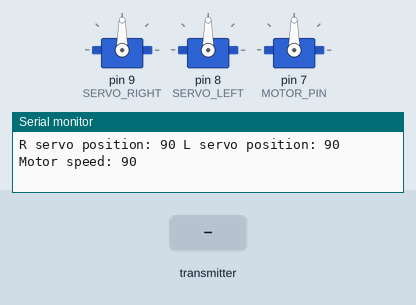
A sketch run on a simulated Arduino Uno, built with avr-gcc and run on an emulated ATmega328P. Shown: 3 × servo, the last lines printed to the serial monitor. The test bench sets the inputs (shaded band).

Above: at 1.2 s.
1.3 s: the transmitter starts sending readChannel.0 = 1000
At 2.5 s:
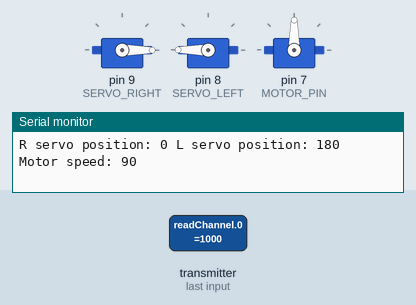
2.8 s: the transmitter starts sending readChannel.2 = 1000
At 3.2 s:
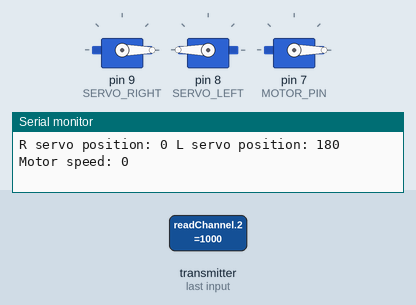
4.3 s: the transmitter starts sending readChannel.0 = 1250
At 5.0 s:
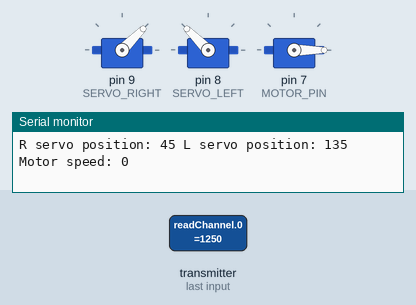
5.8 s: the transmitter starts sending readChannel.2 = 1250
At 6.7 s:
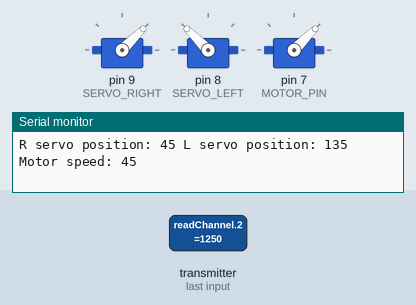
7.3 s: the transmitter starts sending readChannel.0 = 1500
At 7.6 s:
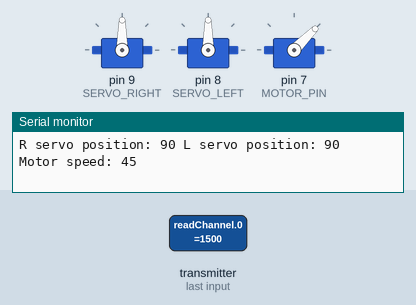
8.8 s: the transmitter starts sending readChannel.2 = 2000
At 9.6 s:
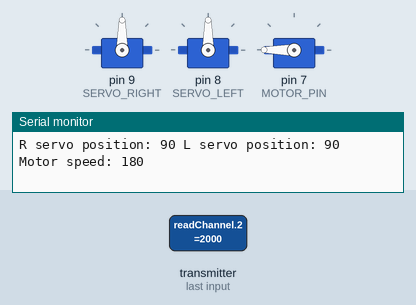
Timing chart, 0 to 11.3 s (numbered marks = the images above; inputs shaded):
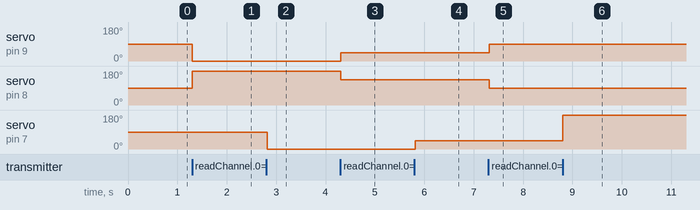

The sketch:

MANUAL_TEST2.ino
```cpp
#include <IBusBM.h>
#include <Servo.h>

#define SERVO_RIGHT 9
#define SERVO_LEFT 8
#define MOTOR_PIN 7 // Define the motor control pin

IBusBM IBus;
Servo ServoRight;
Servo ServoLeft;
Servo Motor; // Create a servo object for the motor (ESC)

int CH1 = 0;
int CH2 = 0;
int CH3 = 0;
int CH4 = 0;
int CH5 = 0;
int CH6 = 0;

void setup() {
  Serial.begin(115200);
  IBus.begin(Serial);
  ServoRight.attach(SERVO_RIGHT);
  ServoLeft.attach(SERVO_LEFT);
  Motor.attach(MOTOR_PIN); // Attach the motor to the control pin
  ServoRight.write(120);
  ServoLeft.write(120);
  Motor.write(0); // Initialize the motor to zero throttle
}

void loop() {
  CH1 = IBus.readChannel(0);
  CH2 = IBus.readChannel(1);
  CH3 = IBus.readChannel(2);
  CH4 = IBus.readChannel(3);
  CH5 = IBus.readChannel(4);
  CH6 = IBus.readChannel(5);

  int servoRightAngle = map(CH1, 1000, 2000, 0, 180);
  int servoLeftAngle = 180 - servoRightAngle;
  int motorSpeed = map(CH3, 1000, 2000, 0, 180); // Map the channel value to motor speed range

  ServoRight.write(servoRightAngle);
  ServoLeft.write(servoLeftAngle);
  Motor.write(motorSpeed); // Write the mapped value to the motor

  Serial.print("R servo position: ");
  Serial.print(servoRightAngle);
  Serial.print(" L servo position: ");
  Serial.print(servoLeftAngle);
  Serial.print(" Motor speed: ");
  Serial.println(motorSpeed);

  delay(20);
}
```

Measured:
- after the input at 1.3 s, servo on pin 9 (SERVO_RIGHT): 90° → 0° at once; servo on pin 8 (SERVO_LEFT): 90° → 180° at once
- after the input at 2.8 s, servo on pin 7 (MOTOR_PIN): 90° → 0° at once
- after the input at 4.3 s, servo on pin 9 (SERVO_RIGHT): 0° → 45° at once; servo on pin 8 (SERVO_LEFT): 180° → 135° at once
- after the input at 5.8 s, servo on pin 7 (MOTOR_PIN): 0° → 45° at once
- after the input at 7.3 s, servo on pin 9 (SERVO_RIGHT): 45° → 90° at once; servo on pin 8 (SERVO_LEFT): 135° → 90° at once
- after the input at 8.8 s, servo on pin 7 (MOTOR_PIN): 45° → 180° at once
